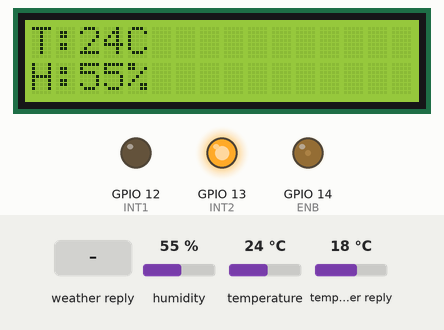
This sketch was run on a simulated ESP8266 (NodeMCU). Shown: 16×2 character LCD, output pins drawn as LEDs (lit = HIGH). The test bench sets the inputs (shaded band); at power-on: humidity 55 %, temperature 24 °C, temperature in the weather reply 18 °C. WiFi joins after 1.5 s; servers stay silent unless stated; web services answer with replies made up by the test bench; what the sketch prints to the serial monitor is not drawn.

Above: at 2.7 s.
2.8 s: weather in the web reply set to Clear
At 11.0 s:
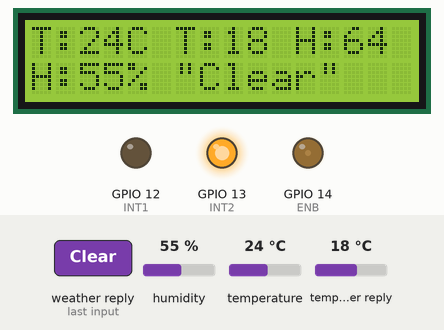
11.7 s: weather in the web reply set to Clouds
At 21.3 s:
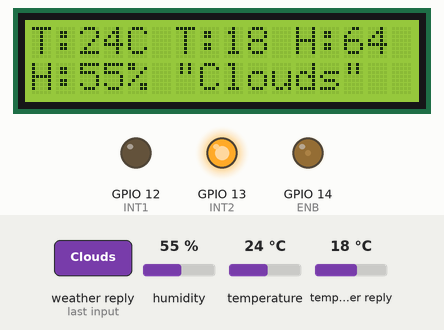
21.9 s: weather in the web reply set to Rain
At 31.4 s:
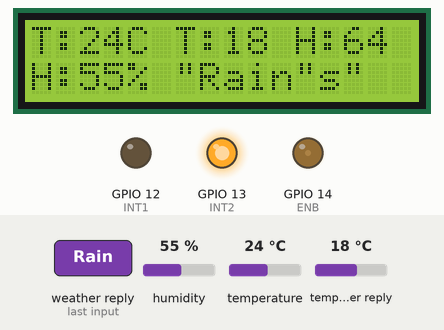
32.1 s: weather in the web reply set to Snow
At 41.6 s:
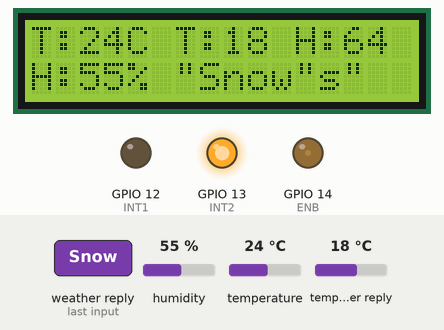
42.4 s: weather in the web reply set to Thunderstorm
At 52.1 s:
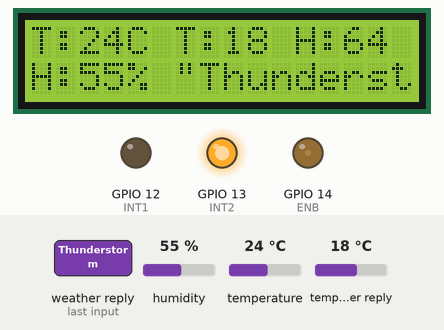
52.6 s: weather in the web reply set to Mist
At 62.3 s:
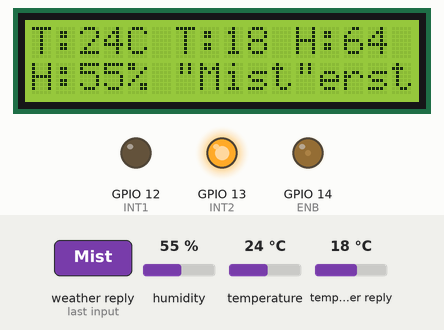
Timing chart, 0 to 63.8 s (numbered marks = the images above; inputs shaded):
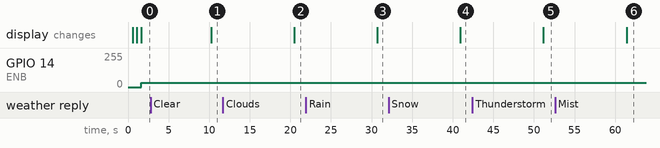

Measured:
- after the input at 2.8 s, the display: changes after 7.4 s (image 1)
- after the input at 11.7 s, the display: changes after 8.8 s (image 2)
- after the input at 21.9 s, the display: changes after 8.8 s (image 3)
- after the input at 32.1 s, the display: changes after 8.8 s (image 4)
- after the input at 42.4 s, the display: changes after 8.8 s (image 5)
- after the input at 52.6 s, the display: changes after 8.8 s (image 6)

The sketch:

WEATHER.ino
```cpp
#include "DHT.h"
#define DHTPIN 4    // Digital pin connected to the DHT sensor
#define DHTTYPE DHT11   // DHT 11
DHT dht(DHTPIN, DHTTYPE);
#include <ESP8266WiFi.h>
#include <ESP8266HTTPClient.h>
#include <WiFiClient.h>
#include <Arduino_JSON.h>
#include <Wire.h>
#include <LiquidCrystal_I2C.h>
LiquidCrystal_I2C   lcd(0x27,16,2);
#define ENB 14
#define INT1 12
#define INT2 13

// const char* ssid = "SKY Fibercom";
// const char* password = "03004030033";

const char* ssid = "WiFi-Students-A";
const char* password = "FccWiFi5500";

// Your Domain name with URL path or IP address with path
String openWeatherMapApiKey = "9b6c1e683e977f9f1297a5f4979cc951";
// Example:
//String openWeatherMapApiKey = "bd939aa3d23ff33d3c8f5dd1dd4";

// Replace with your country code and city
String city = "Lahore";
String countryCode = "PK";

// THE DEFAULT TIMER IS SET TO 10 SECONDS FOR TESTING PURPOSES
// For a final application, check the API call limits per hour/minute to avoid getting blocked/banned
unsigned long lastTime = 0;
// Timer set to 10 minutes (600000)
//unsigned long timerDelay = 600000;
// Set timer to 10 seconds (10000)
unsigned long timerDelay = 10000;

String jsonBuffer;

void setup() {
  pinMode(ENB,OUTPUT);
  pinMode(INT1,OUTPUT);
  pinMode(INT2,OUTPUT);
  digitalWrite(INT1,LOW);
  digitalWrite(INT2,HIGH);
  analogWrite(ENB,0);
  // digitalWrite(ENB,HIGH);
  Serial.begin(115200);
  Wire.begin(2,0);
  dht.begin();
  lcd.init();
  lcd.backlight();
  WiFi.begin(ssid, password);
  lcd.print("Connecting");
  while(WiFi.status() != WL_CONNECTED) {
    delay(500);
    lcd.print(".");
  }
  lcd.clear();
}

void loop() {
  lcd.setCursor(0,0);
  lcd.print("T:");
  // Read temperature as Celsius (the default)
  int t = dht.readTemperature();
   lcd.setCursor(2,0);
  lcd.print(t);
  lcd.print("C ");
  lcd.setCursor(0,1);
  lcd.print("H:");
  //humidity
  int h = dht.readHumidity();
  lcd.setCursor(2,1);
  lcd.print(h);
  lcd.print("% ");

  // Send an HTTP GET request
  if ((millis() - lastTime) > timerDelay) {
    // Check WiFi connection status
    if(WiFi.status()== WL_CONNECTED){
      String serverPath = "http://api.openweathermap.org/data/2.5/weather?q=" + city + "," + countryCode + "&APPID=" + openWeatherMapApiKey;

      jsonBuffer = httpGETRequest(serverPath.c_str());
      //Serial.println(jsonBuffer);
      JSONVar myObject = JSON.parse(jsonBuffer);

      // JSON.typeof(jsonVar) can be used to get the type of the var
      if (JSON.typeof(myObject) == "undefined") {
        Serial.println("Parsing input failed!");
        return;
      }

      //temperature forcast
      lcd.setCursor(6,0);
      lcd.print("T:");
      int tempDegC = int(myObject["main"]["temp"]);
      lcd.print(tempDegC-273);
      lcd.print(" ");
      lcd.setCursor(10,0);
      lcd.print(" H:");
      lcd.print(myObject["main"]["humidity"]);
      lcd.print(" ");
      lcd.setCursor(6,1);
      lcd.print(myObject["weather"][0]["main"]);
      Serial.print(myObject["weather"]);
    }
    else {
      Serial.println("WiFi Disconnected");
    }
    lastTime = millis();
  }
  ///fan control
  if (t > 20.0)
  {
    int new_t = int(t) -19;
    analogWrite(ENB,map(new_t*100, 0, 1023, 0, 255));
  }
  if (t <= 20.0)
  {/*  */
    analogWrite(ENB,0);
  }
}

String httpGETRequest(const char* serverName) {
  WiFiClient client;
  HTTPClient http;

  // Your IP address with path or Domain name with URL path
  http.begin(client, serverName);

  // Send HTTP POST request
  int httpResponseCode = http.GET();

  String payload = "{}";

  if (httpResponseCode>0) {
    Serial.print("HTTP Response code: ");
    Serial.println(httpResponseCode);
    payload = http.getString();
  }
  else {
    Serial.print("Error code: ");
    Serial.println(httpResponseCode);
  }
  // Free resources
  http.end();

  return payload;
}
```
